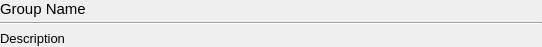
<?xml version="1.0" encoding="UTF-8"?>
<ui version="4.0">
 <class>GroupHeaderWidget</class>
 <widget class="QWidget" name="GroupHeaderWidget">
  <property name="geometry">
   <rect>
    <x>0</x>
    <y>0</y>
    <width>542</width>
    <height>47</height>
   </rect>
  </property>
  <property name="sizePolicy">
   <sizepolicy hsizetype="Expanding" vsizetype="Preferred">
    <horstretch>0</horstretch>
    <verstretch>0</verstretch>
   </sizepolicy>
  </property>
  <property name="font">
   <font>
    <pointsize>10</pointsize>
   </font>
  </property>
  <property name="windowTitle">
   <string>Form</string>
  </property>
  <layout class="QVBoxLayout" name="verticalLayout">
   <property name="spacing">
    <number>4</number>
   </property>
   <property name="leftMargin">
    <number>0</number>
   </property>
   <property name="topMargin">
    <number>0</number>
   </property>
   <property name="rightMargin">
    <number>0</number>
   </property>
   <property name="bottomMargin">
    <number>0</number>
   </property>
   <item>
    <widget class="QLabel" name="GroupLabel">
     <property name="enabled">
      <bool>true</bool>
     </property>
     <property name="sizePolicy">
      <sizepolicy hsizetype="Expanding" vsizetype="Preferred">
       <horstretch>0</horstretch>
       <verstretch>0</verstretch>
      </sizepolicy>
     </property>
     <property name="font">
      <font>
       <pointsize>11</pointsize>
       <italic>false</italic>
       <bold>false</bold>
       <stylestrategy>PreferDefault</stylestrategy>
       <kerning>true</kerning>
      </font>
     </property>
     <property name="text">
      <string>Group Name</string>
     </property>
    </widget>
   </item>
   <item>
    <widget class="Line" name="line">
     <property name="sizePolicy">
      <sizepolicy hsizetype="Expanding" vsizetype="Fixed">
       <horstretch>0</horstretch>
       <verstretch>0</verstretch>
      </sizepolicy>
     </property>
     <property name="orientation">
      <enum>Qt::Horizontal</enum>
     </property>
    </widget>
   </item>
   <item>
    <widget class="QLabel" name="DescriptionLabel">
     <property name="enabled">
      <bool>true</bool>
     </property>
     <property name="sizePolicy">
      <sizepolicy hsizetype="Expanding" vsizetype="Preferred">
       <horstretch>0</horstretch>
       <verstretch>0</verstretch>
      </sizepolicy>
     </property>
     <property name="font">
      <font>
       <pointsize>10</pointsize>
       <italic>false</italic>
       <bold>false</bold>
       <stylestrategy>PreferDefault</stylestrategy>
       <kerning>true</kerning>
      </font>
     </property>
     <property name="text">
      <string>Description</string>
     </property>
     <property name="wordWrap">
      <bool>true</bool>
     </property>
    </widget>
   </item>
  </layout>
 </widget>
 <resources>
  <include location="../main.qrc"/>
 </resources>
 <connections/>
</ui>
